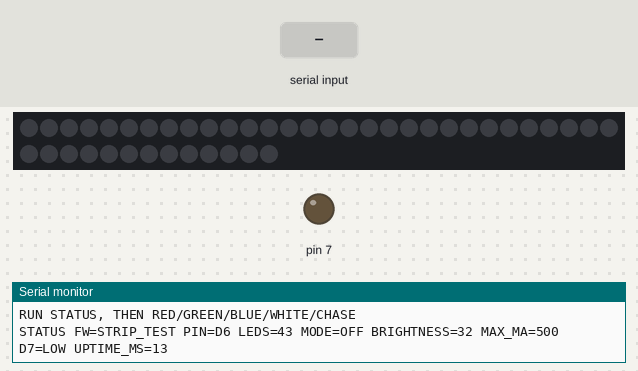
Bench run of a sketch on a simulated Arduino Uno, built with avr-gcc and run on an emulated ATmega328P. Parts: 43 RGB LEDs in strip order, left to right, continuing on the next row, output pins drawn as LEDs (lit = HIGH), the last lines printed to the serial monitor. The inputs (shaded band) are chosen by the test bench. Dim RGB values are drawn brighter than linear.

Above: at 1.2 s.
1.3 s: "CHASE\n" received over Serial
3.0 s: "RED\n" received over Serial
At 4.2 s:
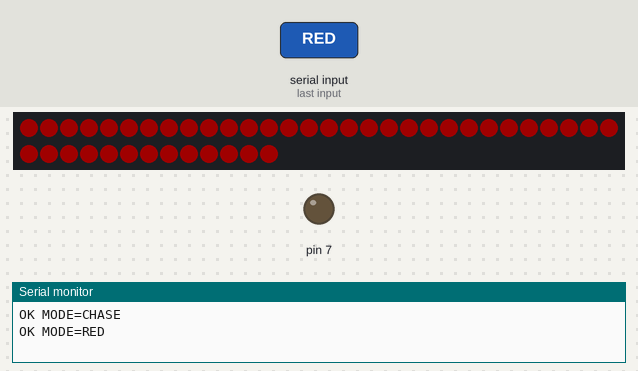
4.5 s: "GREEN\n" received over Serial
At 5.5 s:
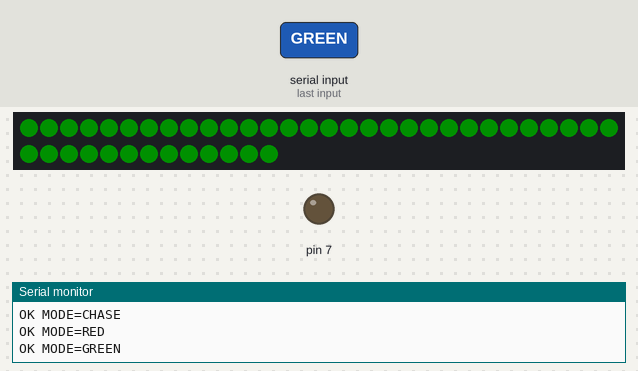
6.0 s: "BLUE\n" received over Serial
At 6.7 s:
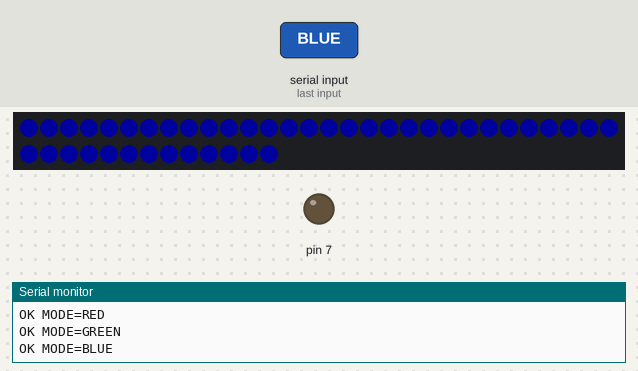
7.5 s: "WHITE\n" received over Serial
At 7.8 s:
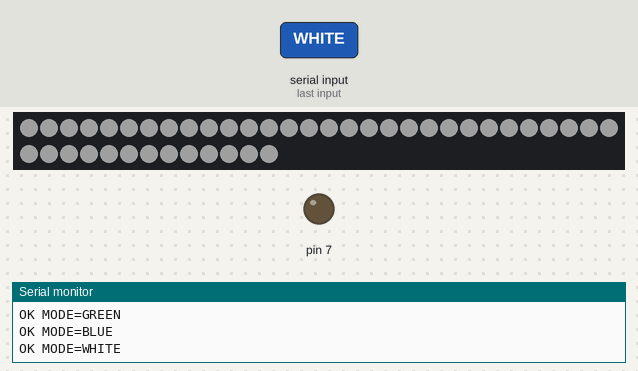
Timing chart, 0 to 10.0 s (numbered marks = the images above; inputs shaded):
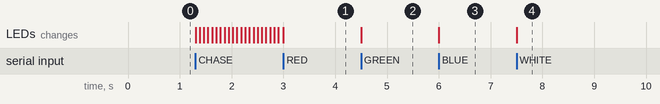

The sketch:

nano_strip_test.ino
```cpp
/*
  ARDU — isolated WS2812B strip test.

  Purpose:
  - test one 43-LED WS2812B ring/strip on D6;
  - do not use MAX9814, A0, FHT, RTC or ESP8266;
  - keep D7 LOW until the second ring is intentionally tested.

  Hardware baseline already verified in ARDU:
  D6 -> 220 ohm -> DIN WS2812B
  common GND
  strip powered from 5 V supply
  1000 uF 6.3 V across strip +5V/GND
*/

#include <Arduino.h>
#include <FastLED.h>

namespace ArduPins {
constexpr uint8_t RING_A = 6;
constexpr uint8_t RING_B = 7;
}

namespace ArduConfig {
constexpr unsigned long SERIAL_BAUD = 115200UL;
constexpr uint16_t LED_COUNT = 43;
constexpr uint16_t MAX_MILLIAMPS = 500;
constexpr uint8_t DEFAULT_BRIGHTNESS = 32;
constexpr unsigned long CHASE_INTERVAL_MS = 80UL;
constexpr size_t RX_BUFFER_SIZE = 48;
}

enum class TestMode : uint8_t {
  OFF,
  RED,
  GREEN,
  BLUE,
  WHITE,
  CHASE
};

CRGB leds[ArduConfig::LED_COUNT];

TestMode mode = TestMode::OFF;
uint8_t brightness = ArduConfig::DEFAULT_BRIGHTNESS;

char rxBuffer[ArduConfig::RX_BUFFER_SIZE];
size_t rxLength = 0;

uint16_t chaseIndex = 0;
unsigned long lastChaseMs = 0;

const __FlashStringHelper* modeName() {
  switch (mode) {
    case TestMode::OFF:   return F("OFF");
    case TestMode::RED:   return F("RED");
    case TestMode::GREEN: return F("GREEN");
    case TestMode::BLUE:  return F("BLUE");
    case TestMode::WHITE: return F("WHITE");
    case TestMode::CHASE: return F("CHASE");
  }
  return F("UNKNOWN");
}

void showSolid(const CRGB& color) {
  FastLED.setBrightness(brightness);
  fill_solid(leds, ArduConfig::LED_COUNT, color);
  FastLED.show();
}

void applyMode() {
  switch (mode) {
    case TestMode::OFF:
      showSolid(CRGB::Black);
      break;

    case TestMode::RED:
      showSolid(CRGB::Red);
      break;

    case TestMode::GREEN:
      showSolid(CRGB::Green);
      break;

    case TestMode::BLUE:
      showSolid(CRGB::Blue);
      break;

    case TestMode::WHITE:
      showSolid(CRGB::White);
      break;

    case TestMode::CHASE:
      chaseIndex = 0;
      lastChaseMs = 0;
      showSolid(CRGB::Black);
      break;
  }
}

void setMode(TestMode nextMode) {
  mode = nextMode;
  applyMode();

  Serial.print(F("OK MODE="));
  Serial.println(modeName());
}

void updateChase() {
  if (mode != TestMode::CHASE) {
    return;
  }

  const unsigned long now = millis();
  if (now - lastChaseMs < ArduConfig::CHASE_INTERVAL_MS) {
    return;
  }
  lastChaseMs = now;

  fill_solid(leds, ArduConfig::LED_COUNT, CRGB::Black);

  // White moving point plus red marker at LED 0.
  leds[0] = CRGB(32, 0, 0);
  leds[chaseIndex] = CRGB::White;

  FastLED.setBrightness(brightness);
  FastLED.show();

  chaseIndex++;
  if (chaseIndex >= ArduConfig::LED_COUNT) {
    chaseIndex = 0;
  }
}

bool parseByte(const char* text, uint8_t& value) {
  if (text == nullptr || *text == '\0') {
    return false;
  }

  char* end = nullptr;
  const long parsed = strtol(text, &end, 10);

  if (*end != '\0' || parsed < 0 || parsed > 255) {
    return false;
  }

  value = static_cast<uint8_t>(parsed);
  return true;
}

void printStatus() {
  Serial.print(F("STATUS FW=STRIP_TEST PIN=D6 LEDS="));
  Serial.print(ArduConfig::LED_COUNT);
  Serial.print(F(" MODE="));
  Serial.print(modeName());
  Serial.print(F(" BRIGHTNESS="));
  Serial.print(brightness);
  Serial.print(F(" MAX_MA="));
  Serial.print(ArduConfig::MAX_MILLIAMPS);
  Serial.print(F(" D7=LOW UPTIME_MS="));
  Serial.println(millis());
}

void handleCommand(char* command) {
  if (strcmp(command, "PING") == 0) {
    Serial.println(F("PONG"));
    return;
  }

  if (strcmp(command, "STATUS") == 0) {
    printStatus();
    return;
  }

  if (strcmp(command, "OFF") == 0) {
    setMode(TestMode::OFF);
    return;
  }

  if (strcmp(command, "RED") == 0) {
    setMode(TestMode::RED);
    return;
  }

  if (strcmp(command, "GREEN") == 0) {
    setMode(TestMode::GREEN);
    return;
  }

  if (strcmp(command, "BLUE") == 0) {
    setMode(TestMode::BLUE);
    return;
  }

  if (strcmp(command, "WHITE") == 0) {
    setMode(TestMode::WHITE);
    return;
  }

  if (strcmp(command, "CHASE") == 0) {
    setMode(TestMode::CHASE);
    return;
  }

  if (strncmp(command, "BRIGHT ", 7) == 0) {
    uint8_t value = 0;
    if (!parseByte(command + 7, value)) {
      Serial.println(F("ERR BAD_BRIGHTNESS"));
      return;
    }

    brightness = value;
    applyMode();

    Serial.print(F("OK BRIGHTNESS="));
    Serial.println(brightness);
    return;
  }

  if (strcmp(command, "HELP") == 0) {
    Serial.println(F("CMDS PING STATUS OFF RED GREEN BLUE WHITE CHASE BRIGHT HELP"));
    Serial.println(F("FORMAT BRIGHT <0..255>"));
    return;
  }

  Serial.println(F("ERR UNKNOWN_COMMAND"));
}

void pollSerial() {
  while (Serial.available() > 0) {
    const char c = static_cast<char>(Serial.read());

    if (c == '\r') {
      continue;
    }

    if (c == '\n') {
      if (rxLength > 0) {
        rxBuffer[rxLength] = '\0';
        handleCommand(rxBuffer);
        rxLength = 0;
      }
      continue;
    }

    if (rxLength < ArduConfig::RX_BUFFER_SIZE - 1) {
      rxBuffer[rxLength++] = c;
    } else {
      rxLength = 0;
      Serial.println(F("ERR LINE_TOO_LONG"));
    }
  }
}

void setup() {
  Serial.begin(ArduConfig::SERIAL_BAUD);

  pinMode(ArduPins::RING_B, OUTPUT);
  digitalWrite(ArduPins::RING_B, LOW);

  FastLED.addLeds<WS2812B, ArduPins::RING_A, GRB>(
      leds,
      ArduConfig::LED_COUNT
  );
  FastLED.setMaxPowerInVoltsAndMilliamps(
      5,
      ArduConfig::MAX_MILLIAMPS
  );
  FastLED.setBrightness(brightness);

  mode = TestMode::OFF;
  applyMode();

  Serial.println(F("ARDU NANO STRIP TEST READY"));
  Serial.println(F("START SAFE: STRIP OFF"));
  Serial.println(F("RUN STATUS, THEN RED/GREEN/BLUE/WHITE/CHASE"));
  printStatus();
}

void loop() {
  pollSerial();
  updateChase();
}
```

Measured:
- after the input at 3.0 s, the LEDs: change at once (image 1)
- after the input at 4.5 s, the LEDs: change at once (image 2)
- after the input at 6.0 s, the LEDs: change at once (image 3)
- after the input at 7.5 s, the LEDs: change at once (image 4)
